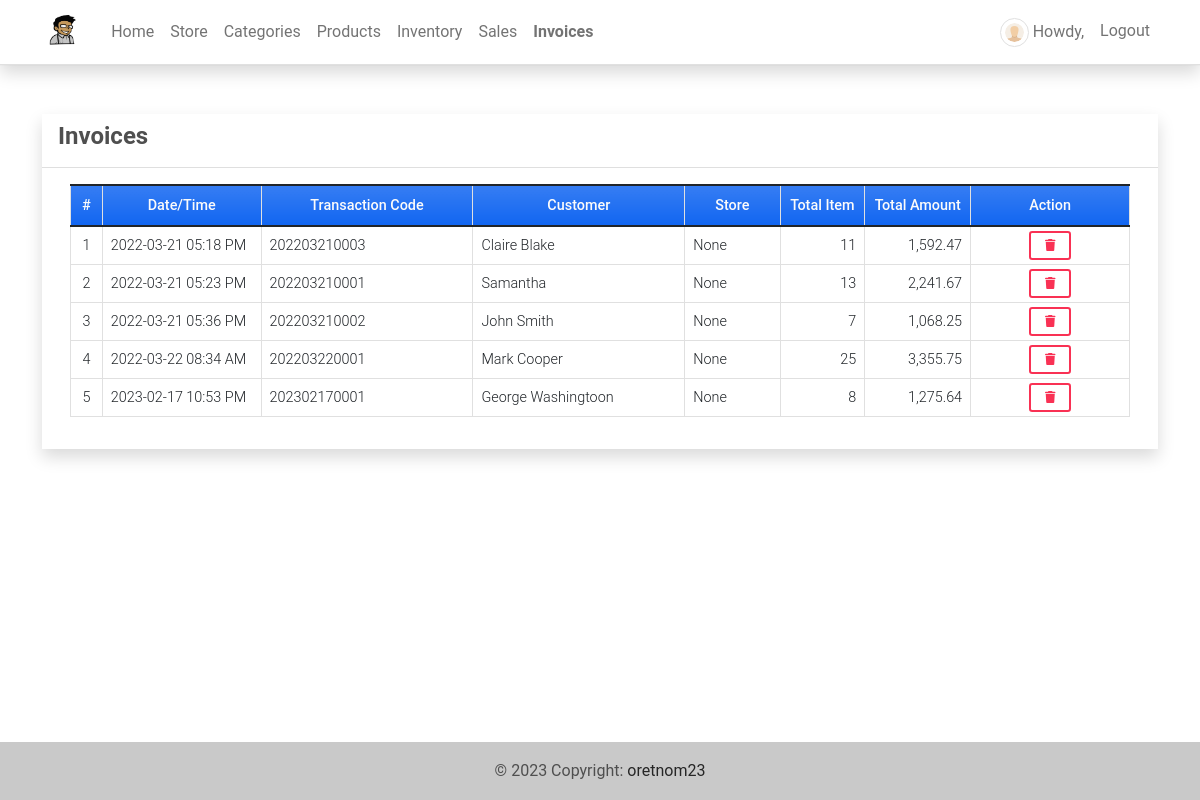
The app's page /invoices (signed in), older data.
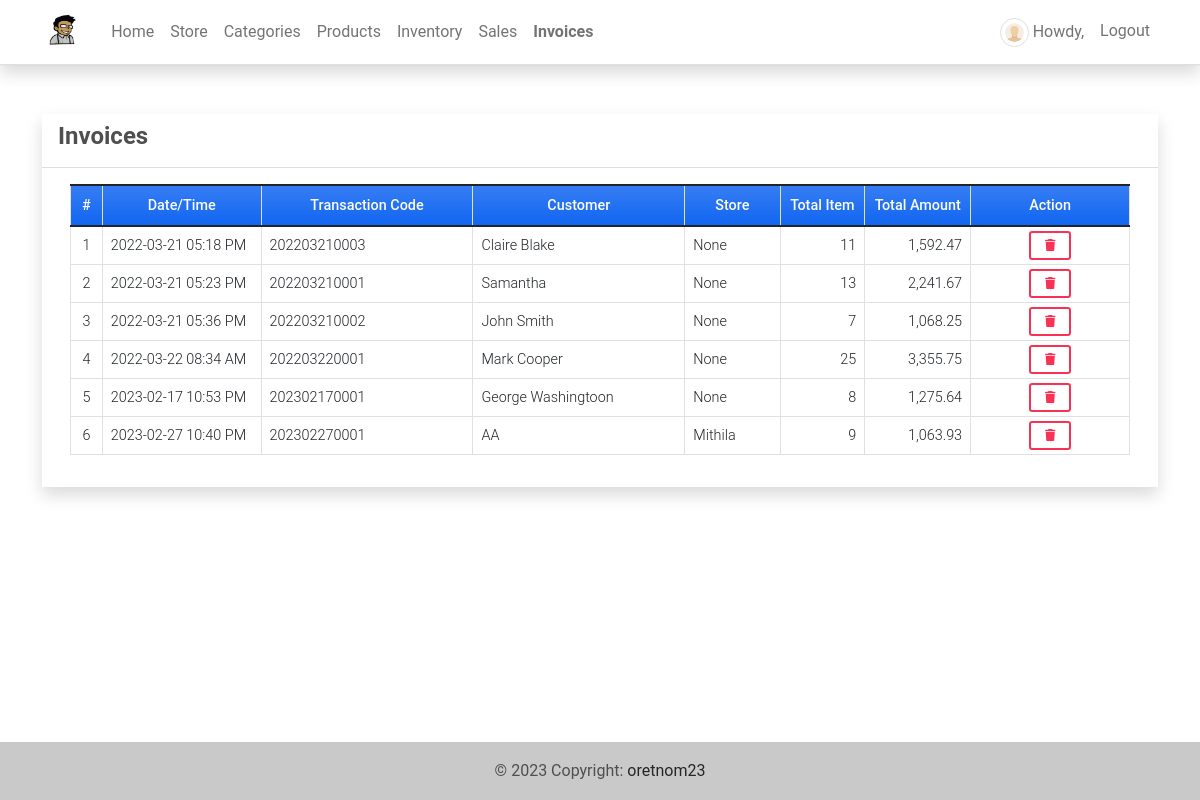
The same page, newer data.
### imsApp/models.py (models this page shows, shortened)
class Invoice(models.Model):
    transaction = models.CharField(max_length = 250)
    customer = models.CharField(max_length = 250)
    total = models.FloatField(default= 0)
    store = models.ForeignKey(Store, on_delete=models.CASCADE,blank=True, null=True)
    date_created = models.DateTimeField(default=timezone.now)
    date_updated = models.DateTimeField(auto_now=True)
    def item_count(self):
        return Invoice_Item.objects.filter(invoice = self).aggregate(Sum('quantity'))['quantity__sum']

class Store(models.Model):
    name = models.CharField(max_length=250)
    address = models.TextField()
    category = models.ForeignKey(Category, on_delete=models.CASCADE)
    products = models.ManyToManyField(Product, through='StoreProduct')
    date_created = models.DateTimeField(default=timezone.now)
    date_updated = models.DateTimeField(auto_now=True)
    owner = models.ForeignKey(User, default=1,on_delete=models.CASCADE ,blank=True, null=True)
    class Meta:
        unique_together= ['owner']
    def __str__(self):
        return self.name

### imsApp/auth.py (the view)
    def wrapper_function(request,*args,**kwargs):
        if request.user.is_superuser:
            return view_function(request,*args,**kwargs)
        else:
            return redirect('home-page')

### imsApp/auth.py (called while the page is built)
def admin_only(view_function):
    def wrapper_function(request,*args,**kwargs):
        if request.user.is_superuser:
            return view_function(request,*args,**kwargs)
        else:
            return redirect('home-page')
    return wrapper_function

### imsApp/views.py (called while the page is built)
@admin_only
@login_required
def invoices(request):
    invoice =  Invoice.objects.all()
    context['page_title'] = 'Invoices'
    context['invoices'] = invoice
    return render(request, 'invoices.html', context)

### imsApp/templates/invoices.html (shortened to what this page needs)
{% extends 'base.html' %} {% load humanize %} {% block pageContent %}
<div class="col-lg-12 col-md-12 col-sm-12 col-xs-12">
    <div class="card card-default rounded-0 shadow ">
        <div class="card-header">
            <div class="d-flex w-100 align-items-center justify-content-between">
                <h4 class="card-title fw-bold">Invoices</h4>
            </div>
        </div>
        <div class="card-body">
            <div class="container-fluid">
                <table class="table table-bordered" id="invoice-list">
                    <colgroup>
                        <col width="3%">
                        <col width="15%">
                        <col width="20%">
                        <col width="20%">
                        <col width="9%">
                        <col width="8%">
                        <col width="10%">
                        <col width="15%">
                    </colgroup>
                    <thead>
                        <tr class="bg-gradient bg-primary bg-opacity-50 text-light">
                            <th class="px-2 py-2 text-center">#</th>
                            <th class="px-2 py-2 text-center">Date/Time</th>
                            <th class="px-2 py-2 text-center">Transaction Code</th>
                            <th class="px-2 py-2 text-center">Customer</th>
                            <th class="px-2 py-2 text-center">Store</th>
                            <th class="px-2 py-2 text-center">Total Item</th>
                            <th class="px-2 py-2 text-center">Total Amount</th>
                            <th class="px-2 py-2 text-center">Action</th>
                        </tr>
                    </thead>
                    <tbody>
                        {% for invoice in invoices %}
                        <tr>
                            <td class="px-2 py-1 align-middle text-center">{{ forloop.counter }}</td>
                            <td class="px-2 py-1 align-middle">{{ invoice.date_created|date:"Y-m-d h:i A" }}</td>
                            <td class="px-2 py-1 align-middle">{{ invoice.transaction }}</td>
                            <td class="px-2 py-1 align-middle">{{ invoice.customer }}</td>
                            <td class="px-2 py-1 align-middle">{{ invoice.store }}</td>
                            <td class="px-2 py-1 align-middle text-end">{{ invoice.item_count|floatformat:0|intcomma }}</td>
                            <td class="px-2 py-1 align-middle text-end">{{ invoice.total|floatformat:2|intcomma }}</td>
                            {% if request.user.is_superuser %}
                            <td class="px-2 py-1 align-middle text-center">
                                <button class="btn btn-outline-danger btn-sm delete-data" type="button" data-id="{{ invoice.pk }}" title="Delete">
                                    <i class="fa fa-trash"></i>
                                </button>
                            </td>
                            {% endif %}
                        </tr>
                        {% endfor %}
                    </tbody>
                </table>
            </div>
        </div>
    </div>
</div>
{% endblock pageContent %}

Row changes from the older to the newer data that the page shows:
added Invoice: date_created "2023-02-27 10:40 PM", transaction "202302270001", customer "AA", store "Mithila", item_count "9", total "1,063.93"
